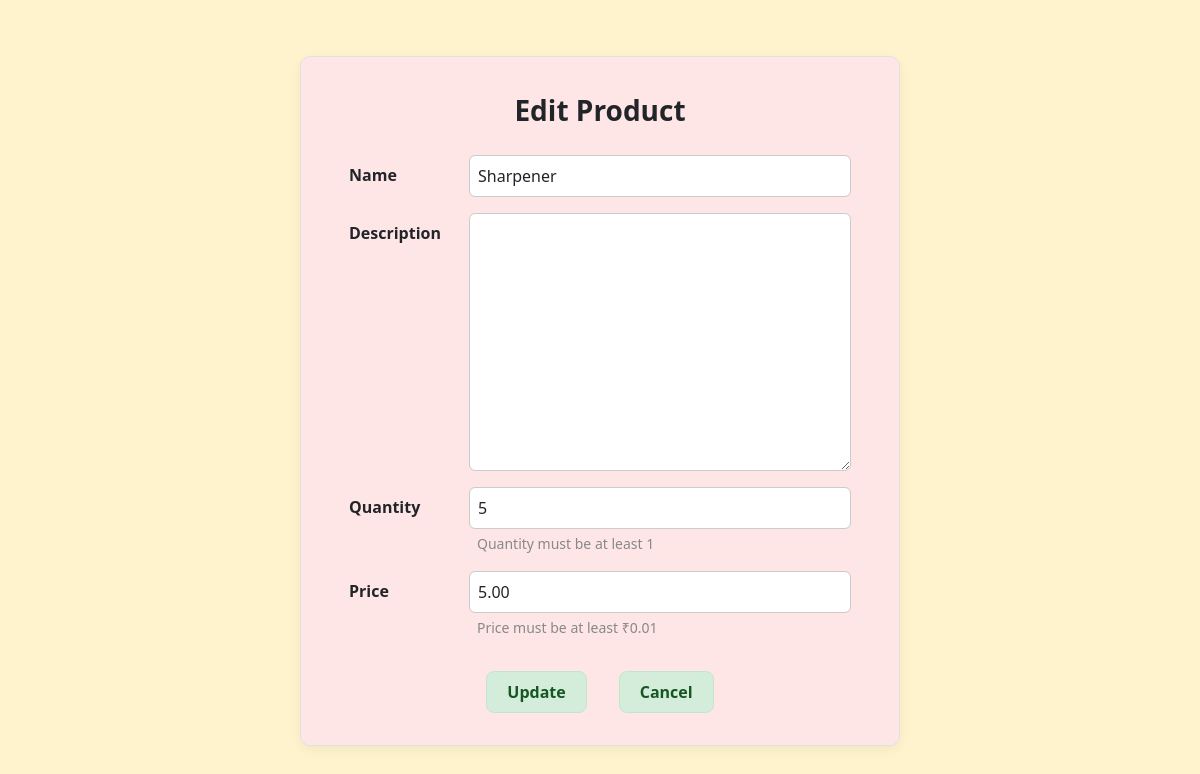
The app's page /edit/10/ with its own data.
### inventory/models.py (models this page shows, shortened)
class Product(models.Model):
    name        = models.CharField(max_length=100)
    description = models.TextField(blank=True)
    quantity    = models.PositiveIntegerField(
        validators=[MinValueValidator(1)],
        help_text="Quantity must be at least 1"
    )
    price       = models.DecimalField(
        max_digits=10,
        decimal_places=2,
        validators=[MinValueValidator(0.01)],
        help_text="Price must be at least ₹0.01"
    )
    date_added  = models.DateTimeField(auto_now_add=True)

### inventory/views.py (the view)
# urls.py: path('edit/<int:pk>/', views.edit_product, name='edit_product'),
def edit_product(request, pk):
    product = get_object_or_404(Product, pk=pk)
    if request.method == 'POST':
        form = ProductForm(request.POST, instance=product)
        if form.is_valid():
            updated = form.save()
            Transaction.objects.create(
                product=updated,
                product_name=updated.name,
                action='U',
                quantity=updated.quantity
            )
            messages.success(request, f"✏️ “{updated.name}” updated successfully!")
            return redirect('product_list')
    else:
        form = ProductForm(instance=product)
    return render(request, 'inventory/add_product.html', {
        'form':     form,
        'is_edit':  True,
        'product':  product,
    })

### inventory/forms.py
class ProductForm(forms.ModelForm):
    class Meta:
        model = Product
        fields = ['name', 'description', 'quantity', 'price']
        widgets = {
            'name': forms.TextInput(attrs={
                'required': True,
                'oninvalid': "this.setCustomValidity('Please enter a product name.')",
                'oninput': "this.setCustomValidity('')"
            }),
            'quantity': forms.NumberInput(attrs={
                'required': True,
                'min': 1,
                'oninvalid': "this.setCustomValidity('Quantity must be at least 1.')",
                'oninput': "this.setCustomValidity('')"
            }),
            'price': forms.NumberInput(attrs={
                'required': True,
                'min': 0.01,
                'step': '0.01',
                'oninvalid': "this.setCustomValidity('Price must be greater than zero.')",
                'oninput': "this.setCustomValidity('')"
            }),
        }

### inventory/templates/inventory/add_product.html (shortened to what this page needs)
{% extends 'inventory/base.html' %}
{% load widget_tweaks %}
{% block content %}
  <div class="form-wrapper">
    <div class="form-title">
      {% if is_edit %}Edit{% else %}Add{% endif %} Product
    </div>
    <form method="post" novalidate>
      {% for field in form %}
        <div class="form-group">
          <label for="{{ field.id_for_label }}">{{ field.label }}</label>
          <div class="form-field">
            {{ field|add_class:"form-control" }}
            {% if field.help_text %}
              <small>{{ field.help_text }}</small>
            {% endif %}
          </div>
        </div>
      {% endfor %}
      <div class="form-actions">
        <button type="submit" class="btn-custom">
          {% if is_edit %}Update{% else %}Add{% endif %}
        </button>
        <a href="{% url 'product_list' %}" class="btn-custom">Cancel</a>
      </div>
    </form>
  </div>
{% endblock %}

### static/css/styles.css (style rules this page uses)
.btn-custom { background-color: #d4edda; color: #155724; padding: 8px 16px; border: 1px solid #c3e6cb; border-radius: 8px; text-decoration: none; display: inline-block; font-weight: bold; transition: background-color 0.3s ease, color 0.3s ease; }
.form-group { display: flex; align-items: center; margin-bottom: 1rem; }
.form-group label { width: 20%; font-weight: 600; }
.form-group input, .form-group textarea { flex: 1; padding: 0.5rem; border: 1px solid #ccc; border-radius: 6px; }
.form-group small { color: #888; margin-left: 0.5rem; }
.form-actions { text-align: center; margin-top: 2rem; }
.form-actions .btn-custom { margin: 0 0.5rem; }

### inventory/templates/inventory/add_product.html (style rules this page uses)
body { background-color: #fff3cd; }
.form-wrapper { background-color: #ffe6e6; padding: 2rem 3rem; max-width: 600px; margin: 2rem auto; border-radius: 10px; box-shadow: 0 4px 12px rgba(0, 0, 0, 0.05); border: 1px solid #dee2e6; }
.form-title { text-align: center; font-size: 1.75rem; font-weight: bold; margin-bottom: 1.5rem; }
.form-group { display: flex; align-items: flex-start; margin-bottom: 1rem; }
.form-group label { width: 120px; font-weight: 600; padding-top: 0.5rem; }
.form-group .form-field { flex: 1; }
.form-field input, .form-field textarea { width: 100%; padding: 0.5rem; border: 1px solid #ccc; border-radius: 6px; }
.form-field small { color: #888; margin-top: 0.25rem; display: inline-block; }
.form-actions { display: flex; justify-content: center; margin-top: 2rem; gap: 1rem; }
.btn-custom { background-color: #d4edda; color: #155724; padding: 8px 20px; border: 1px solid #c3e6cb; border-radius: 8px; font-weight: bold; text-decoration: none; }

### records on screen
Product: form "Sharpener" "5" "5.00"

### other values on screen
{{ field.label }} "Name" "Description" "Quantity" "Price"
{{ field.help_text }} "Quantity must be at least 1" "Price must be at least ₹0.01"
